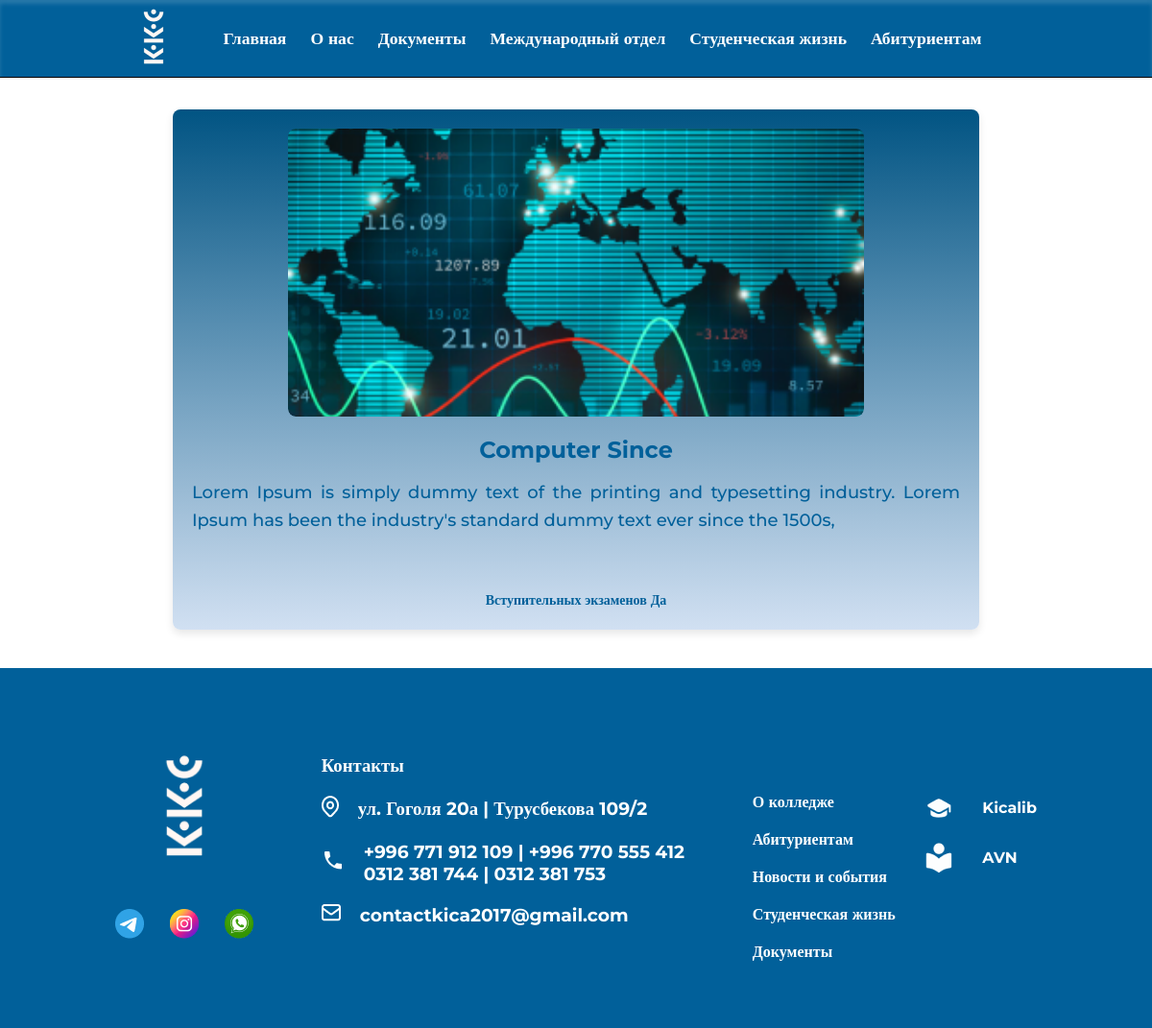
Screenshot of /it_detail/1/ with the database file from the repository.
### main_page/models.py (models this page shows, shortened)
class ITCourses(models.Model):
    EXAM = (("Да", "Да"), ("Нет", "Нет"))
    image = models.ImageField(
        upload_to="images/", null=True, verbose_name="Загрузите фото IT специальности"
    )
    course_name = models.CharField(
        max_length=100, null=True, verbose_name="Укажите название курса"
    )
    description = models.TextField(verbose_name="укажите описания к курсу", null=True)
    qualification = models.CharField(
        max_length=100, verbose_name="укажите квалификацию", null=True
    )
    year_study = models.CharField(
        max_length=100, verbose_name="укажите срок обучения", null=True
    )
    exam = models.CharField(
        max_length=100,
        verbose_name="есть ли вступительные экзамены",
        choices=EXAM,
        null=True,
    )
    lupic_ic = models.TextField(verbose_name='Укажите Lupic', null=True, blank=True)
    class Meta:
        verbose_name = "IT направление"
        verbose_name_plural = "IT направления"

class Contact(models.Model):
    street = models.CharField(max_length=100, verbose_name="Укажите улицу")
    number_1 = models.CharField(max_length=100, verbose_name="Укажите номер телефона 1")
    number_2 = models.CharField(
        max_length=100, verbose_name="Укажите номер телефона 2", blank=True
    )
    number_3 = models.CharField(
        max_length=100, verbose_name="Укажите номер телефона 3", blank=True
    )
    number_4 = models.CharField(
        max_length=100, verbose_name="Укажите номер телефона 4", blank=True
    )
    email = models.EmailField(verbose_name="Укажите EMAIL", default="@gmail.com")
    class Meta:
        verbose_name = "контакт"
        verbose_name_plural = "контакты"

### main_page/views.py (the view)
# urls.py: path("it_detail/<int:id>/", views.main_page_it_details, name="it_detail"),
def main_page_it_details(request, id):
    if request.method == "GET":
        course_it_id = get_object_or_404(models.ITCourses, id=id)
        context = {
            "course_it_id": course_it_id,
        }
        return render(request, template_name="index_detail_it.html", context=context)

### main_page/context_processors.py (called while the page is built)
def contact_processor(request):
    contact = Contact.objects.all()
    return {"contact": contact}

### templates/index_detail_it.html
{% load static %}
{% include 'header.html' %}
<link rel="stylesheet" href="{% static 'css/details.css' %}">
<br><br><br><br><br><br>
    <div class="container">
      <div class="image-section">
        <img src="{{ course_it_id.image.url }}" alt="Переводческое дело" />
      </div>
      <div class="text-section">
        <h1 class="header-title">{{ course_it_id.course_name }}</h1>
        <p class="body-info">
         {{ course_it_id.description }}
        </p>
        <p class="small-text">
          {{ course_it_id.some_information }}<br />
        </p>
        <p class="foot-text">Вступительных экзаменов {{ course_it_id.exam }}</p>
      </div>
    </div>
{% include 'footer.html' %}

### templates/footer.html (shortened to what this page needs)
{% load static %}
<footer>
    <div class="foot_cont">
        <div class="logo">
            <div class="log_cont">
                <img src="{% static 'image_kkc/logo_transparent_blue 2.png' %}" alt="">
            </div>
            <div class="soc_net">
                <a href="#">
                    <img src="{% static 'image_kkc/soc_net/3337190045231025 1.png' %}" alt="">
                </a>
                <a target="_blank" href="https://www.instagram.com/kkc_kica?utm_source=ig_web_button_share_sheet&igsh=ZDNlZDc0MzIxNw==">
                    <img src="{% static 'image_kkc/soc_net/image 15.png' %}" alt="">
                </a>
                <a target="_blank" href="https://wa.me/996771912109">
                    <img src="{% static 'image_kkc/soc_net/image 16.png' %}" alt="">
                </a>
            </div>
        </div>
        <div class="contacts">
            <h3 class="contact_title">Контакты</h3>
            {% if contact %}
                {% for item in contact %}
                    <div class="contact_item">
                        <span>
                            <img src="{% static 'image_kkc/icon/Icon_location.png' %}" alt="">
                        </span>
                        <a href="#">
                            <h3>{{ item.street }}</h3>
                        </a>
                    </div>
                    <div class="contact_item">
                        <span>
                            <img src="{% static 'image_kkc/icon/local_phone.png' %}" alt="">
                        </span>
                        <a href="#">
                            <h3>{{ item.number_1 }} | {{ item.number_2 }}<br>
                                {{ item.number_3 }} | {{ item.number_4 }}</h3>
                        </a>
                    </div>
                    <div class="contact_item">
                        <span>
                            <img src="{% static 'image_kkc/icon/Icon.png' %}" alt="">
                        </span>
                        <a href="#">
                            <h3>{{ item.email }}</h3>
                        </a>
                    </div>
                {% endfor %}
            {% endif %}
        </div>
        <div class="nav_footer">
            <h6><a href="{% url 'about_us' %}" class="link_nav">О колледже</a></h6>
            <h6><a href="#" class="link_nav">Абитуриентам</a></h6>
            <h6><a href="{% url 'news_list' %}" class="link_nav">Новости и события</a></h6>
            <h6><a href="#" class="link_nav">Студенческая жизнь</a></h6>
            <h6><a href="{% url 'documents' %}" class="link_nav">Документы</a></h6>
        </div>
        <div class="stud_tools">
            <div class="tool_1">
                <img src="{% static 'image_kkc/icon/kicalib.png' %}" alt="">
                <h6 class="footer_tool"><a class="tool_item" href="#">Kicalib</a></h6>
            </div>
            <div class="tool_1">
                <img src="{% static 'image_kkc/icon/avn.png' %}" alt="">
                <h6 class="footer_tool"><a class="tool_item" href="http://212.112.103.155:85/">AVN</a></h6>
            </div>
        </div>
    </div>
</footer>
</body>
</html>

### static/css/index.css (style rules this page uses)
* { padding: 0; margin: 0; text-decoration: none; }
body { font-family: Montserrat; font-weight: 400; top: 0px !important; }
footer { width: 100%; height: auto; background-color: #01609A; display: flex; justify-content: center; margin-top: 40px; }
.foot_cont { width: 80%; padding-top: 70px; padding-bottom: 70px; display: flex; justify-content: space-between; flex-wrap: wrap; color: #fff !important; }
.log_cont img { width: 9rem; }
.soc_net { display: flex; justify-content: space-between; margin-top: 30px; }
.contacts { margin-top: 20px; margin-left: 40px; }
.contact_item { display: flex; align-items: center; gap: 20px; margin-top: 20px; }
.contact_item a { color: #fff; }
.nav_footer { display: block; margin-left: 40px; margin-top: 40px; }
.stud_tools { margin-top: 40px; }
a { color: #ffff; }
.nav_footer h6 { margin-top: 20px; color: white; font-size: 16px; font-weight: 600; }
.nav_footer h6 a { text-decoration: none; color: white; }
.contact_item a { text-decoration: none; }
.tool_1 a { text-decoration: none; color: white; }
.tool_1 { display: flex; align-items: center; gap: 30px; margin-top: 20px; }
.tool_item { font-size: 16px; }

### static/css/details.css (style rules this page uses)
.container { display: flex; flex-direction: column; align-items: center; max-width: 800px; margin: auto; background: linear-gradient(to bottom, #015483, #D1E0F2); padding: 20px; box-shadow: 0 4px 8px rgba(0, 0, 0, 0.1); border-radius: 8px; }
.image-section { width: 100%; max-width: 600px; height: 300px; border-radius: 8px; overflow: hidden; }
.image-section img { width: 100%; height: 100%; object-fit: cover; border-radius: 8px; }
.text-section { width: 100%; color: rgba(1, 96, 154, 1); padding-top: 20px; }
.header-title { font-size: 24px; color: rgba(1, 96, 154, 1); margin: 0 0 16px; font-weight: 700; text-align: center; }
.body-info { font-size: 18px; line-height: 1.6; margin: 0 0 12px; font-weight: 500; text-align: justify; }
.small-text, .foot-text { font-size: 14px; line-height: 1.4; color: rgba(1, 96, 154, 1); margin-top: 20px; font-weight: 600; text-align: center; }

### rows the page displays
ITCourses: image (picture), course_name "Computer Since", description "Lorem Ipsum is simply dummy text of the printing and typesetting industry. Lorem Ipsum has been the industry's standard dummy text ever since the 1500s,", exam "Да"
Contact: street "ул. Гоголя 20а | Турусбекова 109/2", number_1 "+996 771 912 109", number_2 "+996 770 555 412", number_3 "0312 381 744", number_4 "0312 381 753", email "contactkica2017@gmail.com"
